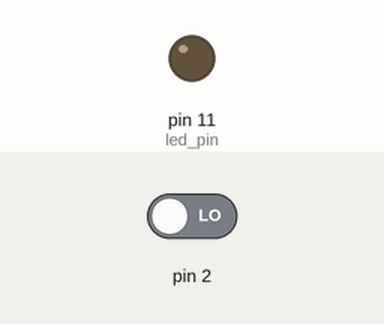
The sketch below on a simulated Arduino Uno, built with avr-gcc and run on an emulated ATmega328P. Parts: output pins drawn as LEDs (lit = HIGH). Inputs (shaded band) come from the test bench; at power-on: pin 2 LOW.

Above: at 1.2 s.
1.3 s: pin 2 driven HIGH
At 1.9 s:
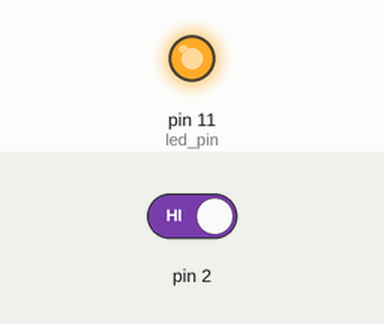
2.8 s: pin 2 driven LOW
At 4.2 s:
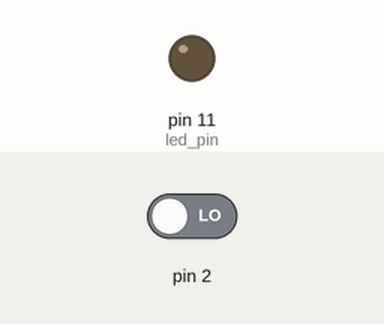
Timing chart, 0 to 5.8 s (numbered marks = the images above; inputs shaded):
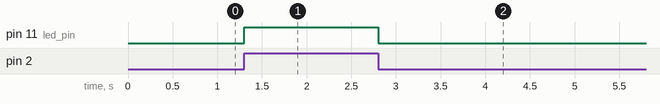

The sketch:

interrupcion_Hardware.ino
```cpp
const int  led_pin = 11;
int estado = LOW ;

void setup() {
pinMode(led_pin,OUTPUT);
// configuramos interrupcion
attachInterrupt(0 ,parpadeo , CHANGE  ); // Pin 2
}

void loop() {
   digitalWrite(led_pin , estado);
}

// Funcion que se llamara en la interrupcion
void parpadeo(){
  if(estado == HIGH ) {  // estado = !estado;
    estado = LOW ;
  } else {
    estado = HIGH;
  }
}
```

Measured:
- after the input at 1.3 s, pin 11 (led_pin): LOW → HIGH at once
- after the input at 2.8 s, pin 11 (led_pin): HIGH → LOW at once
